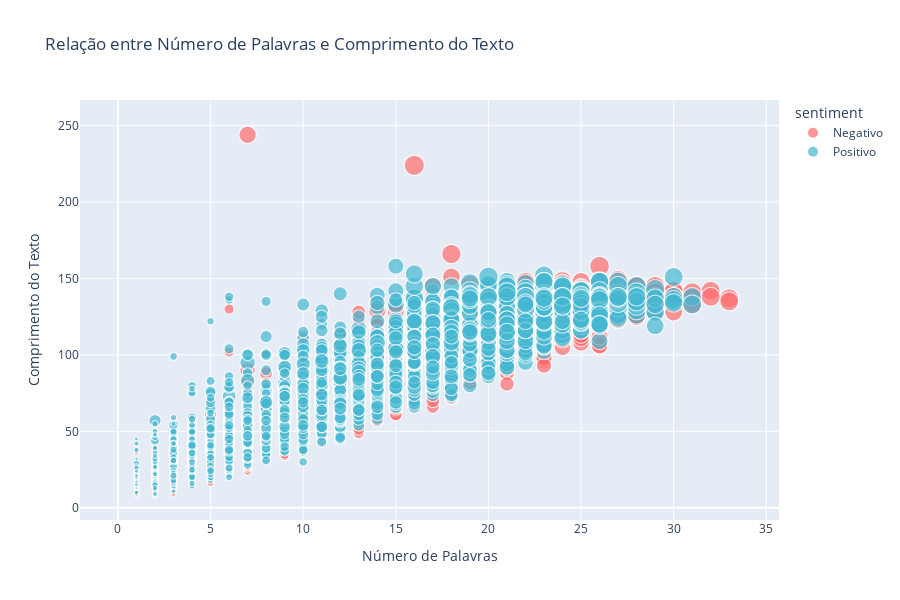
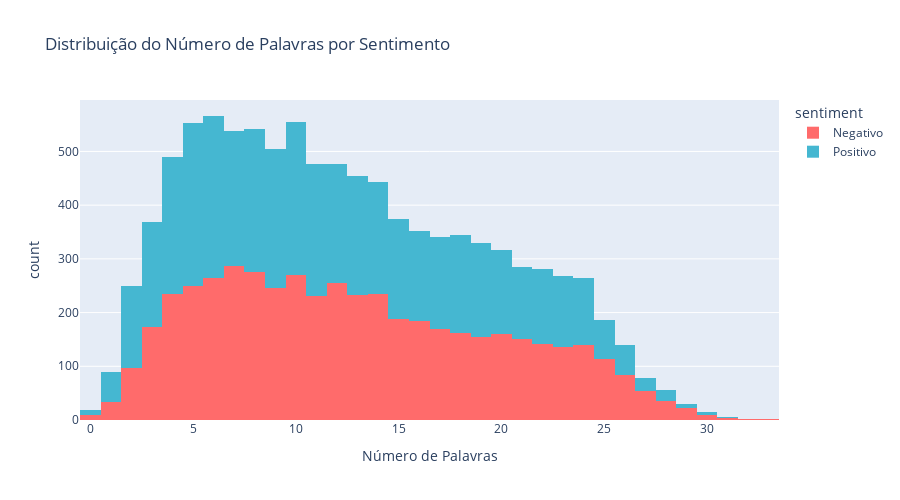
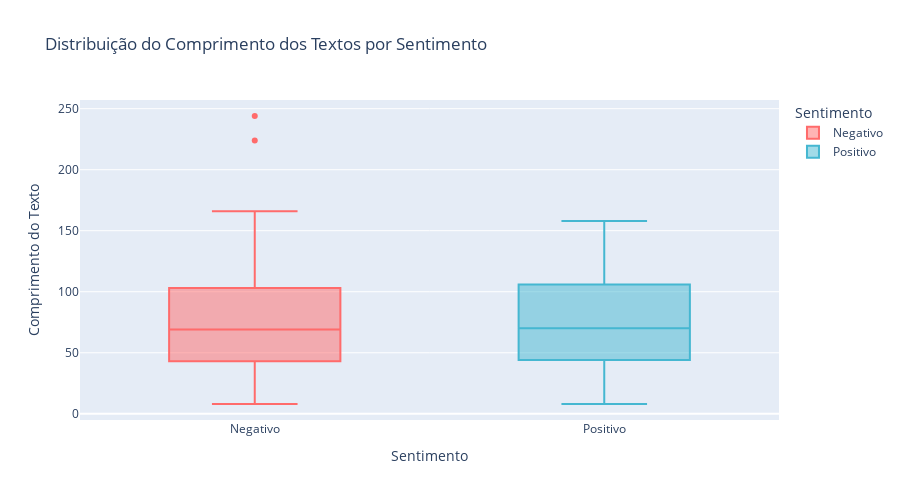

These figures' notebook cell, in order:
### Markdown cell above
## 9. Advanced Visualizations

Criando visualizações mais avançadas e interativas.

### Code cell
# Criar uma amostra para visualizações mais rápidas
df_sample = df.sample(n=min(10000, len(df)), random_state=42)

print("VISUALIZAÇÕES AVANÇADAS")
print("=" * 50)
print(f"Usando uma amostra de {len(df_sample):,} registros para visualizações")

# Gráfico de dispersão: comprimento vs número de palavras
fig1 = px.scatter(df_sample, x='word_count', y='text_length', 
                  color='sentiment', size='char_count',
                  title='Relação entre Número de Palavras e Comprimento do Texto',
                  labels={'word_count': 'Número de Palavras', 
                         'text_length': 'Comprimento do Texto'},
                  color_discrete_map={'Negativo': '#FF6B6B', 
                                     'Neutro': '#4ECDC4', 
                                     'Positivo': '#45B7D1'})

fig1.update_layout(height=600)
fig1.show()

# Histograma interativo
fig2 = px.histogram(df_sample, x='word_count', color='sentiment', 
                    title='Distribuição do Número de Palavras por Sentimento',
                    labels={'word_count': 'Número de Palavras'},
                    nbins=50,
                    color_discrete_map={'Negativo': '#FF6B6B', 
                                       'Neutro': '#4ECDC4', 
                                       'Positivo': '#45B7D1'})

fig2.update_layout(height=500)
fig2.show()

# Box plot interativo
fig3 = px.box(df_sample, x='sentiment', y='text_length',
              title='Distribuição do Comprimento dos Textos por Sentimento',
              labels={'text_length': 'Comprimento do Texto', 'sentiment': 'Sentimento'},
              color='sentiment',
              color_discrete_map={'Negativo': '#FF6B6B', 
                                 'Neutro': '#4ECDC4', 
                                 'Positivo': '#45B7D1'})

fig3.update_layout(height=500)
fig3.show()

### Figure 1 — Plotly figure (JSON) as saved in the notebook; plotly's stock layout.template omitted (floating-point values rounded to 4 significant figures; data arrays with more than 128 entries replaced by an {"elided": "..."} marker saying what was removed)
{"data": [{"hovertemplate": "sentiment=Negativo<br>Número de Palavras=%{x}<br>Comprimento do Texto=%{y}<br>char_count=%{marker.size}<extra></extra>", "legendgroup": "Negativo", "marker": {"color": "#FF6B6B", "size": {"elided": "5004 int values"}, "sizemode": "area", "sizeref": 0.3725, "symbol": "circle"}, "mode": "markers", "name": "Negativo", "showlegend": true, "type": "scattergl", "x": {"elided": "5004 int values"}, "xaxis": "x", "y": {"elided": "5004 int values"}, "yaxis": "y"}, {"hovertemplate": "sentiment=Positivo<br>Número de Palavras=%{x}<br>Comprimento do Texto=%{y}<br>char_count=%{marker.size}<extra></extra>", "legendgroup": "Positivo", "marker": {"color": "#45B7D1", "size": {"elided": "4996 int values"}, "sizemode": "area", "sizeref": 0.3725, "symbol": "circle"}, "mode": "markers", "name": "Positivo", "showlegend": true, "type": "scattergl", "x": {"elided": "4996 int values"}, "xaxis": "x", "y": {"elided": "4996 int values"}, "yaxis": "y"}], "layout": {"height": 600, "legend": {"itemsizing": "constant", "title": {"text": "sentiment"}, "tracegroupgap": 0}, "title": {"text": "Relação entre Número de Palavras e Comprimento do Texto"}, "xaxis": {"anchor": "y", "domain": [0, 1], "title": {"text": "Número de Palavras"}}, "yaxis": {"anchor": "x", "domain": [0, 1], "title": {"text": "Comprimento do Texto"}}}}

### Figure 2 — Plotly figure (JSON) as saved in the notebook; plotly's stock layout.template omitted (floating-point values rounded to 4 significant figures; data arrays with more than 128 entries replaced by an {"elided": "..."} marker saying what was removed)
{"data": [{"bingroup": "x", "hovertemplate": "sentiment=Negativo<br>Número de Palavras=%{x}<br>count=%{y}<extra></extra>", "legendgroup": "Negativo", "marker": {"color": "#FF6B6B", "pattern": {"shape": ""}}, "name": "Negativo", "nbinsx": 50, "orientation": "v", "showlegend": true, "type": "histogram", "x": {"elided": "5004 int values"}, "xaxis": "x", "yaxis": "y"}, {"bingroup": "x", "hovertemplate": "sentiment=Positivo<br>Número de Palavras=%{x}<br>count=%{y}<extra></extra>", "legendgroup": "Positivo", "marker": {"color": "#45B7D1", "pattern": {"shape": ""}}, "name": "Positivo", "nbinsx": 50, "orientation": "v", "showlegend": true, "type": "histogram", "x": {"elided": "4996 int values"}, "xaxis": "x", "yaxis": "y"}], "layout": {"barmode": "relative", "height": 500, "legend": {"title": {"text": "sentiment"}, "tracegroupgap": 0}, "title": {"text": "Distribuição do Número de Palavras por Sentimento"}, "xaxis": {"anchor": "y", "domain": [0, 1], "title": {"text": "Número de Palavras"}}, "yaxis": {"anchor": "x", "domain": [0, 1], "title": {"text": "count"}}}}

### Figure 3 — Plotly figure (JSON) as saved in the notebook; plotly's stock layout.template omitted (floating-point values rounded to 4 significant figures; data arrays with more than 128 entries replaced by an {"elided": "..."} marker saying what was removed)
{"data": [{"alignmentgroup": "True", "hovertemplate": "Sentimento=%{x}<br>Comprimento do Texto=%{y}<extra></extra>", "legendgroup": "Negativo", "marker": {"color": "#FF6B6B"}, "name": "Negativo", "notched": false, "offsetgroup": "Negativo", "orientation": "v", "showlegend": true, "type": "box", "x": {"elided": "5004 str values"}, "x0": " ", "xaxis": "x", "y": {"elided": "5004 int values"}, "y0": " ", "yaxis": "y"}, {"alignmentgroup": "True", "hovertemplate": "Sentimento=%{x}<br>Comprimento do Texto=%{y}<extra></extra>", "legendgroup": "Positivo", "marker": {"color": "#45B7D1"}, "name": "Positivo", "notched": false, "offsetgroup": "Positivo", "orientation": "v", "showlegend": true, "type": "box", "x": {"elided": "4996 str values"}, "x0": " ", "xaxis": "x", "y": {"elided": "4996 int values"}, "y0": " ", "yaxis": "y"}], "layout": {"boxmode": "overlay", "height": 500, "legend": {"title": {"text": "Sentimento"}, "tracegroupgap": 0}, "title": {"text": "Distribuição do Comprimento dos Textos por Sentimento"}, "xaxis": {"anchor": "y", "categoryarray": ["Negativo", "Positivo"], "categoryorder": "array", "domain": [0, 1], "title": {"text": "Sentimento"}}, "yaxis": {"anchor": "x", "domain": [0, 1], "title": {"text": "Comprimento do Texto"}}}}
